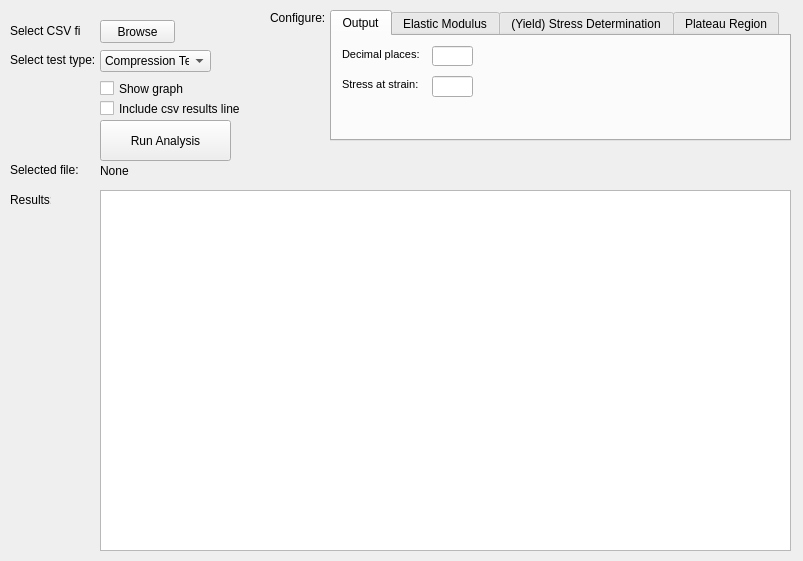
<?xml version="1.0" encoding="UTF-8"?>
<ui version="4.0">
 <class>RunInterfaceWindow</class>
 <widget class="QMainWindow" name="RunInterfaceWindow">
  <property name="geometry">
   <rect>
    <x>0</x>
    <y>0</y>
    <width>803</width>
    <height>561</height>
   </rect>
  </property>
  <property name="windowTitle">
   <string>MainWindow</string>
  </property>
  <widget class="QWidget" name="centralwidget">
   <widget class="QLabel" name="label">
    <property name="geometry">
     <rect>
      <x>10</x>
      <y>20</y>
      <width>71</width>
      <height>21</height>
     </rect>
    </property>
    <property name="text">
     <string>Select CSV file:</string>
    </property>
   </widget>
   <widget class="QPushButton" name="runAnalysisButton">
    <property name="geometry">
     <rect>
      <x>100</x>
      <y>120</y>
      <width>131</width>
      <height>41</height>
     </rect>
    </property>
    <property name="text">
     <string>Run Analysis</string>
    </property>
   </widget>
   <widget class="QTextEdit" name="resultsBox">
    <property name="geometry">
     <rect>
      <x>100</x>
      <y>190</y>
      <width>691</width>
      <height>361</height>
     </rect>
    </property>
   </widget>
   <widget class="QLabel" name="label_2">
    <property name="geometry">
     <rect>
      <x>10</x>
      <y>190</y>
      <width>41</width>
      <height>20</height>
     </rect>
    </property>
    <property name="text">
     <string>Results:</string>
    </property>
   </widget>
   <widget class="QPushButton" name="fileBrowseButton">
    <property name="geometry">
     <rect>
      <x>100</x>
      <y>20</y>
      <width>75</width>
      <height>23</height>
     </rect>
    </property>
    <property name="text">
     <string>Browse</string>
    </property>
   </widget>
   <widget class="QLabel" name="label_5">
    <property name="geometry">
     <rect>
      <x>270</x>
      <y>10</y>
      <width>61</width>
      <height>16</height>
     </rect>
    </property>
    <property name="text">
     <string>Configure:</string>
    </property>
   </widget>
   <widget class="QTabWidget" name="tabWidget">
    <property name="geometry">
     <rect>
      <x>330</x>
      <y>10</y>
      <width>461</width>
      <height>131</height>
     </rect>
    </property>
    <property name="currentIndex">
     <number>0</number>
    </property>
    <widget class="QWidget" name="tab">
     <attribute name="title">
      <string>Output</string>
     </attribute>
     <widget class="QLabel" name="label_3">
      <property name="geometry">
       <rect>
        <x>10</x>
        <y>10</y>
        <width>91</width>
        <height>16</height>
       </rect>
      </property>
      <property name="font">
       <font>
        <pointsize>8</pointsize>
       </font>
      </property>
      <property name="text">
       <string>Decimal places:</string>
      </property>
     </widget>
     <widget class="QLabel" name="label_4">
      <property name="geometry">
       <rect>
        <x>10</x>
        <y>40</y>
        <width>81</width>
        <height>16</height>
       </rect>
      </property>
      <property name="font">
       <font>
        <pointsize>8</pointsize>
       </font>
      </property>
      <property name="text">
       <string>Stress at strain:</string>
      </property>
     </widget>
     <widget class="QLineEdit" name="outputDecimalPlacesBox">
      <property name="geometry">
       <rect>
        <x>100</x>
        <y>10</y>
        <width>41</width>
        <height>20</height>
       </rect>
      </property>
     </widget>
     <widget class="QLineEdit" name="stressAtStrainBox">
      <property name="geometry">
       <rect>
        <x>100</x>
        <y>40</y>
        <width>41</width>
        <height>21</height>
       </rect>
      </property>
     </widget>
    </widget>
    <widget class="QWidget" name="tab_2">
     <attribute name="title">
      <string>Elastic Modulus</string>
     </attribute>
     <widget class="QLineEdit" name="rSquaredMinBox">
      <property name="geometry">
       <rect>
        <x>150</x>
        <y>70</y>
        <width>41</width>
        <height>20</height>
       </rect>
      </property>
     </widget>
     <widget class="QLineEdit" name="elasticModFindingStepBox">
      <property name="geometry">
       <rect>
        <x>150</x>
        <y>40</y>
        <width>41</width>
        <height>20</height>
       </rect>
      </property>
     </widget>
     <widget class="QLabel" name="label_9">
      <property name="geometry">
       <rect>
        <x>10</x>
        <y>70</y>
        <width>121</width>
        <height>16</height>
       </rect>
      </property>
      <property name="font">
       <font>
        <pointsize>8</pointsize>
       </font>
      </property>
      <property name="text">
       <string>Critical r_squared value:</string>
      </property>
     </widget>
     <widget class="QLineEdit" name="elasticModStartBox">
      <property name="geometry">
       <rect>
        <x>150</x>
        <y>10</y>
        <width>41</width>
        <height>20</height>
       </rect>
      </property>
     </widget>
     <widget class="QLabel" name="label_7">
      <property name="geometry">
       <rect>
        <x>10</x>
        <y>10</y>
        <width>141</width>
        <height>21</height>
       </rect>
      </property>
      <property name="font">
       <font>
        <pointsize>8</pointsize>
       </font>
      </property>
      <property name="text">
       <string>Initial error region size (%):</string>
      </property>
     </widget>
     <widget class="QLabel" name="label_8">
      <property name="geometry">
       <rect>
        <x>10</x>
        <y>40</y>
        <width>141</width>
        <height>16</height>
       </rect>
      </property>
      <property name="font">
       <font>
        <pointsize>8</pointsize>
       </font>
      </property>
      <property name="text">
       <string>Calculation step:</string>
      </property>
     </widget>
     <widget class="QLineEdit" name="elasticModBacktrackValueBox">
      <property name="geometry">
       <rect>
        <x>350</x>
        <y>40</y>
        <width>41</width>
        <height>20</height>
       </rect>
      </property>
     </widget>
     <widget class="QLineEdit" name="numOfStepsAfterSquaredMinIsHitBox">
      <property name="geometry">
       <rect>
        <x>350</x>
        <y>10</y>
        <width>41</width>
        <height>20</height>
       </rect>
      </property>
     </widget>
     <widget class="QLabel" name="label_10">
      <property name="geometry">
       <rect>
        <x>210</x>
        <y>10</y>
        <width>141</width>
        <height>16</height>
       </rect>
      </property>
      <property name="font">
       <font>
        <pointsize>8</pointsize>
       </font>
      </property>
      <property name="text">
       <string>Steps to wait after inital hit:</string>
      </property>
     </widget>
     <widget class="QLabel" name="label_11">
      <property name="geometry">
       <rect>
        <x>210</x>
        <y>40</y>
        <width>91</width>
        <height>16</height>
       </rect>
      </property>
      <property name="font">
       <font>
        <pointsize>8</pointsize>
       </font>
      </property>
      <property name="text">
       <string>Backtrack Value:</string>
      </property>
     </widget>
    </widget>
    <widget class="QWidget" name="tab_3">
     <attribute name="title">
      <string>(Yield) Stress Determination</string>
     </attribute>
     <widget class="QLineEdit" name="yieldStressFindingStepBox">
      <property name="geometry">
       <rect>
        <x>150</x>
        <y>40</y>
        <width>41</width>
        <height>20</height>
       </rect>
      </property>
     </widget>
     <widget class="QLabel" name="label_13">
      <property name="geometry">
       <rect>
        <x>10</x>
        <y>40</y>
        <width>131</width>
        <height>16</height>
       </rect>
      </property>
      <property name="font">
       <font>
        <pointsize>8</pointsize>
       </font>
      </property>
      <property name="text">
       <string>Intersection line step size:</string>
      </property>
     </widget>
     <widget class="QLabel" name="label_12">
      <property name="geometry">
       <rect>
        <x>10</x>
        <y>10</y>
        <width>91</width>
        <height>16</height>
       </rect>
      </property>
      <property name="font">
       <font>
        <pointsize>8</pointsize>
       </font>
      </property>
      <property name="text">
       <string>Stress accuracy:</string>
      </property>
     </widget>
     <widget class="QLineEdit" name="yieldStressAccuracyBox">
      <property name="geometry">
       <rect>
        <x>150</x>
        <y>10</y>
        <width>41</width>
        <height>20</height>
       </rect>
      </property>
     </widget>
     <widget class="QLabel" name="label_14">
      <property name="geometry">
       <rect>
        <x>200</x>
        <y>10</y>
        <width>201</width>
        <height>16</height>
       </rect>
      </property>
      <property name="font">
       <font>
        <pointsize>8</pointsize>
       </font>
      </property>
      <property name="text">
       <string>Low elastic modulus cut-off value (MPa):</string>
      </property>
     </widget>
     <widget class="QLabel" name="label_15">
      <property name="geometry">
       <rect>
        <x>200</x>
        <y>40</y>
        <width>211</width>
        <height>16</height>
       </rect>
      </property>
      <property name="font">
       <font>
        <pointsize>8</pointsize>
       </font>
      </property>
      <property name="text">
       <string>High elastic modulus strain field range (%):</string>
      </property>
     </widget>
     <widget class="QLineEdit" name="lowElasticModulusBox">
      <property name="geometry">
       <rect>
        <x>410</x>
        <y>10</y>
        <width>41</width>
        <height>20</height>
       </rect>
      </property>
     </widget>
     <widget class="QLineEdit" name="highElasticModCuttingRangeBox">
      <property name="geometry">
       <rect>
        <x>410</x>
        <y>40</y>
        <width>41</width>
        <height>20</height>
       </rect>
      </property>
     </widget>
    </widget>
    <widget class="QWidget" name="tab_4">
     <attribute name="title">
      <string>Plateau Region</string>
     </attribute>
     <widget class="QLabel" name="label_16">
      <property name="geometry">
       <rect>
        <x>10</x>
        <y>10</y>
        <width>161</width>
        <height>16</height>
       </rect>
      </property>
      <property name="font">
       <font>
        <pointsize>8</pointsize>
       </font>
      </property>
      <property name="text">
       <string>Analysis segment length (steps):</string>
      </property>
     </widget>
     <widget class="QLineEdit" name="plateauAnalyseSegmentLengthBox">
      <property name="geometry">
       <rect>
        <x>180</x>
        <y>10</y>
        <width>41</width>
        <height>20</height>
       </rect>
      </property>
     </widget>
     <widget class="QLabel" name="label_17">
      <property name="geometry">
       <rect>
        <x>10</x>
        <y>40</y>
        <width>161</width>
        <height>16</height>
       </rect>
      </property>
      <property name="font">
       <font>
        <pointsize>8</pointsize>
       </font>
      </property>
      <property name="text">
       <string>Plateau region defining factor:</string>
      </property>
     </widget>
     <widget class="QLineEdit" name="plateauRegionDefiningFactorBox">
      <property name="geometry">
       <rect>
        <x>180</x>
        <y>40</y>
        <width>41</width>
        <height>20</height>
       </rect>
      </property>
     </widget>
    </widget>
   </widget>
   <widget class="QLabel" name="label_6">
    <property name="geometry">
     <rect>
      <x>10</x>
      <y>160</y>
      <width>71</width>
      <height>20</height>
     </rect>
    </property>
    <property name="text">
     <string>Selected file:</string>
    </property>
   </widget>
   <widget class="QLabel" name="selectedFileViewBox">
    <property name="geometry">
     <rect>
      <x>100</x>
      <y>160</y>
      <width>691</width>
      <height>21</height>
     </rect>
    </property>
    <property name="text">
     <string>None</string>
    </property>
   </widget>
   <widget class="QComboBox" name="testTypeBox">
    <property name="geometry">
     <rect>
      <x>100</x>
      <y>50</y>
      <width>111</width>
      <height>22</height>
     </rect>
    </property>
    <item>
     <property name="text">
      <string>Compression Test</string>
     </property>
    </item>
    <item>
     <property name="text">
      <string>Tensile Test</string>
     </property>
    </item>
   </widget>
   <widget class="QLabel" name="label_18">
    <property name="geometry">
     <rect>
      <x>10</x>
      <y>50</y>
      <width>91</width>
      <height>20</height>
     </rect>
    </property>
    <property name="text">
     <string>Select test type:</string>
    </property>
   </widget>
   <widget class="QCheckBox" name="showGraphCheckBox">
    <property name="geometry">
     <rect>
      <x>100</x>
      <y>80</y>
      <width>91</width>
      <height>17</height>
     </rect>
    </property>
    <property name="text">
     <string>Show graph</string>
    </property>
   </widget>
   <widget class="QCheckBox" name="includeCSVCheckBox">
    <property name="geometry">
     <rect>
      <x>100</x>
      <y>100</y>
      <width>141</width>
      <height>17</height>
     </rect>
    </property>
    <property name="text">
     <string>Include csv results line</string>
    </property>
   </widget>
  </widget>
 </widget>
 <resources/>
 <connections/>
</ui>
